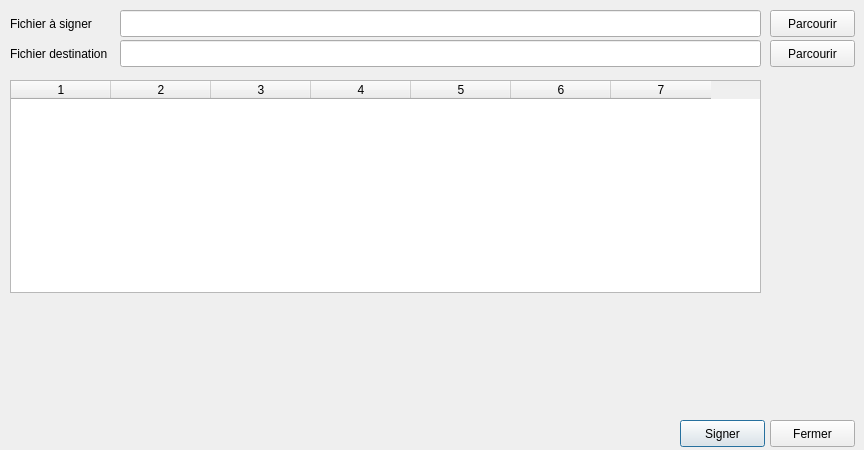
<?xml version="1.0" encoding="UTF-8"?>
<ui version="4.0">
 <class>FileSign</class>
 <widget class="QDialog" name="FileSign">
  <property name="geometry">
   <rect>
    <x>0</x>
    <y>0</y>
    <width>864</width>
    <height>450</height>
   </rect>
  </property>
  <property name="windowTitle">
   <string>Dialog</string>
  </property>
  <widget class="QLabel" name="pathLabel">
   <property name="geometry">
    <rect>
     <x>10</x>
     <y>10</y>
     <width>116</width>
     <height>27</height>
    </rect>
   </property>
   <property name="minimumSize">
    <size>
     <width>116</width>
     <height>0</height>
    </size>
   </property>
   <property name="maximumSize">
    <size>
     <width>116</width>
     <height>16777215</height>
    </size>
   </property>
   <property name="text">
    <string>Fichier à signer</string>
   </property>
  </widget>
  <widget class="QLineEdit" name="sourceFileEdit">
   <property name="geometry">
    <rect>
     <x>120</x>
     <y>10</y>
     <width>641</width>
     <height>27</height>
    </rect>
   </property>
  </widget>
  <widget class="QLabel" name="outputLabel">
   <property name="geometry">
    <rect>
     <x>10</x>
     <y>40</y>
     <width>108</width>
     <height>27</height>
    </rect>
   </property>
   <property name="text">
    <string>Fichier destination</string>
   </property>
  </widget>
  <widget class="QLineEdit" name="destinationFileEdit">
   <property name="geometry">
    <rect>
     <x>120</x>
     <y>40</y>
     <width>641</width>
     <height>27</height>
    </rect>
   </property>
  </widget>
  <widget class="QTableWidget" name="tableWidgetRecipient">
   <property name="geometry">
    <rect>
     <x>10</x>
     <y>80</y>
     <width>751</width>
     <height>213</height>
    </rect>
   </property>
   <property name="alternatingRowColors">
    <bool>true</bool>
   </property>
   <property name="selectionMode">
    <enum>QAbstractItemView::ExtendedSelection</enum>
   </property>
   <property name="selectionBehavior">
    <enum>QAbstractItemView::SelectRows</enum>
   </property>
   <property name="sortingEnabled">
    <bool>true</bool>
   </property>
   <property name="columnCount">
    <number>7</number>
   </property>
   <column/>
   <column/>
   <column/>
   <column/>
   <column/>
   <column/>
   <column/>
  </widget>
  <widget class="QPushButton" name="okButton">
   <property name="geometry">
    <rect>
     <x>680</x>
     <y>420</y>
     <width>85</width>
     <height>27</height>
    </rect>
   </property>
   <property name="text">
    <string>Signer</string>
   </property>
  </widget>
  <widget class="QLabel" name="warningLabel">
   <property name="geometry">
    <rect>
     <x>440</x>
     <y>340</y>
     <width>931</width>
     <height>15</height>
    </rect>
   </property>
   <property name="palette">
    <palette>
     <active>
      <colorrole role="WindowText">
       <brush brushstyle="SolidPattern">
        <color alpha="255">
         <red>212</red>
         <green>22</green>
         <blue>22</blue>
        </color>
       </brush>
      </colorrole>
     </active>
     <inactive>
      <colorrole role="WindowText">
       <brush brushstyle="SolidPattern">
        <color alpha="255">
         <red>212</red>
         <green>22</green>
         <blue>22</blue>
        </color>
       </brush>
      </colorrole>
     </inactive>
     <disabled>
      <colorrole role="WindowText">
       <brush brushstyle="SolidPattern">
        <color alpha="255">
         <red>133</red>
         <green>133</green>
         <blue>133</blue>
        </color>
       </brush>
      </colorrole>
     </disabled>
    </palette>
   </property>
   <property name="text">
    <string/>
   </property>
   <property name="alignment">
    <set>Qt::AlignCenter</set>
   </property>
  </widget>
  <widget class="QPushButton" name="exitButton">
   <property name="geometry">
    <rect>
     <x>770</x>
     <y>420</y>
     <width>85</width>
     <height>27</height>
    </rect>
   </property>
   <property name="text">
    <string>Fermer</string>
   </property>
  </widget>
  <widget class="QPushButton" name="browseButton">
   <property name="geometry">
    <rect>
     <x>770</x>
     <y>10</y>
     <width>85</width>
     <height>27</height>
    </rect>
   </property>
   <property name="text">
    <string>Parcourir</string>
   </property>
  </widget>
  <widget class="QPushButton" name="outputButton">
   <property name="geometry">
    <rect>
     <x>770</x>
     <y>40</y>
     <width>85</width>
     <height>27</height>
    </rect>
   </property>
   <property name="text">
    <string>Parcourir</string>
   </property>
  </widget>
 </widget>
 <resources/>
 <connections/>
</ui>
